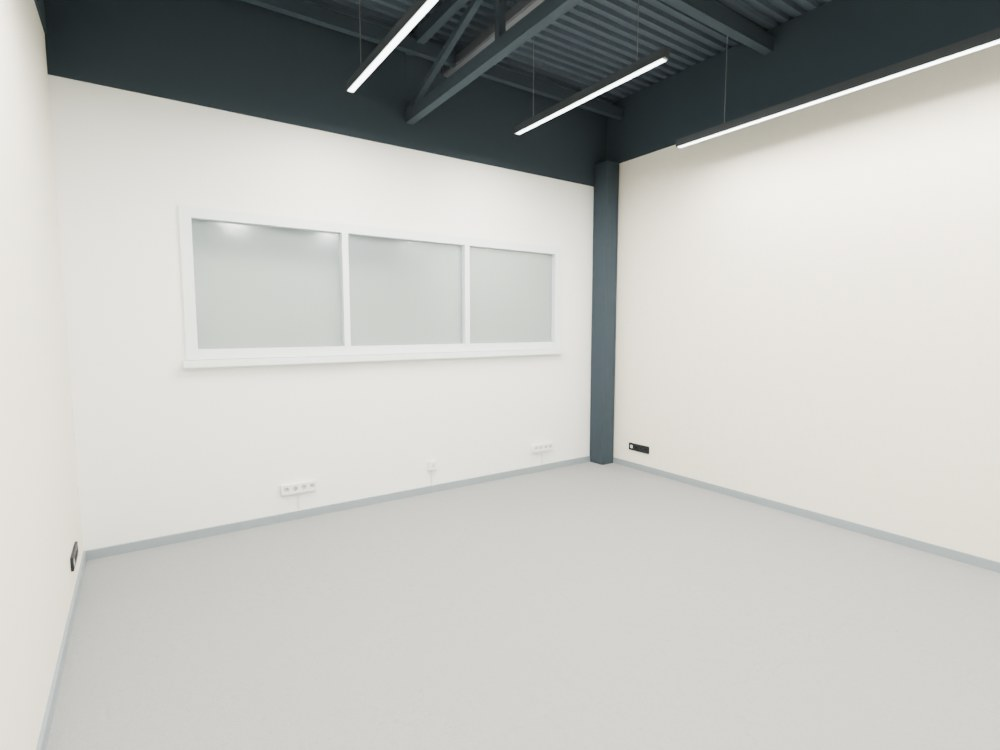
#> input picture assets-src/previews/concepts/preset-00-window.jpg, 1000 x 750 px; its folder holds 4 pictures in this run
$ python contact_sheet.py
#> lines starting #> are read from the running program, lines starting #| are printed output that depends on the picture
from PIL import Image,ImageDraw
from pathlib import Path
import sys
root=Path(__file__).resolve().parents[1]/'assets-src/previews/concepts'
all_presets=len(sys.argv)>1 and sys.argv[1]=='all'
start=0 if all_presets else int(sys.argv[1]) if len(sys.argv)>1 else 0
count=16 if all_presets else 8
out=Image.new('RGB',(1600,((count+3)//4)*520),(235,238,237));d=ImageDraw.Draw(out)
for k,i in enumerate(range(start,start+count)):
 for vi,view in enumerate(['window','door']):
  im=Image.open(root/f'preset-{i:02d}-{view}.jpg');im.thumbnail((390,240));x=(k%4)*400;y=(k//4)*520+vi*260;out.paste(im,(x,y));d.text((x+7,y+242),f'Preset {i} | {view}',fill=(25,35,35))
#> further down, im is the input picture: PIL image 1000x750 RGB; mean R, G, B 190.4, 190.7, 187.3
#> after `out.paste(im, (x, y))`:
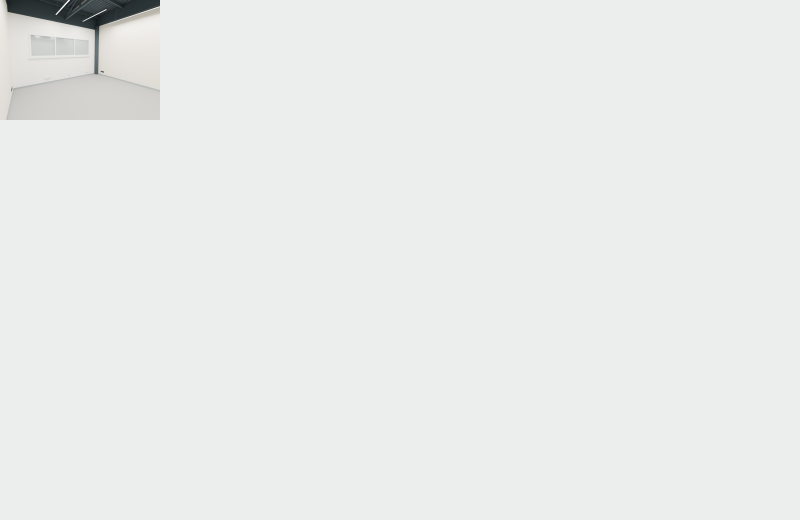
#> out: PIL image 1600x1040 RGB (shown at 1/2 size); mean R, G, B 232.9, 235.8, 234.7
#> pass 2 of the loop `for k,i in enumerate(range(start,start+count)):`:
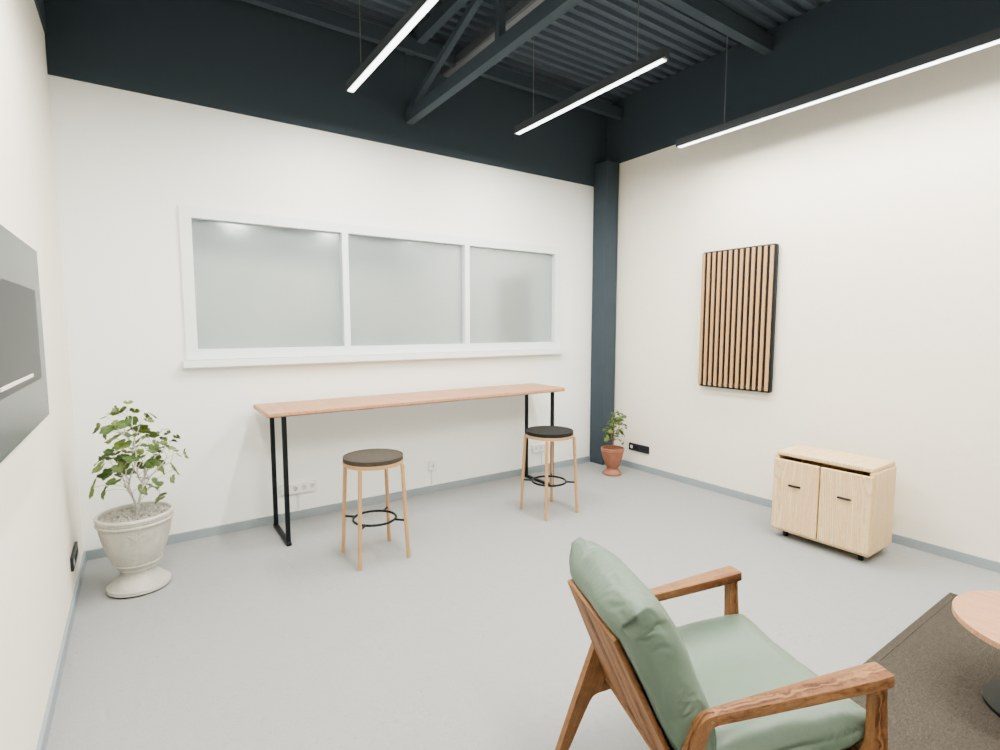
#> input picture assets-src/previews/concepts/preset-01-window.jpg, 1000 x 750 px
#> im is the input picture: PIL image 1000x750 RGB; mean R, G, B 177.7, 175.9, 169.9
#> im: PIL image 320x240 RGB
#> `out.paste(im, (x, y))`:
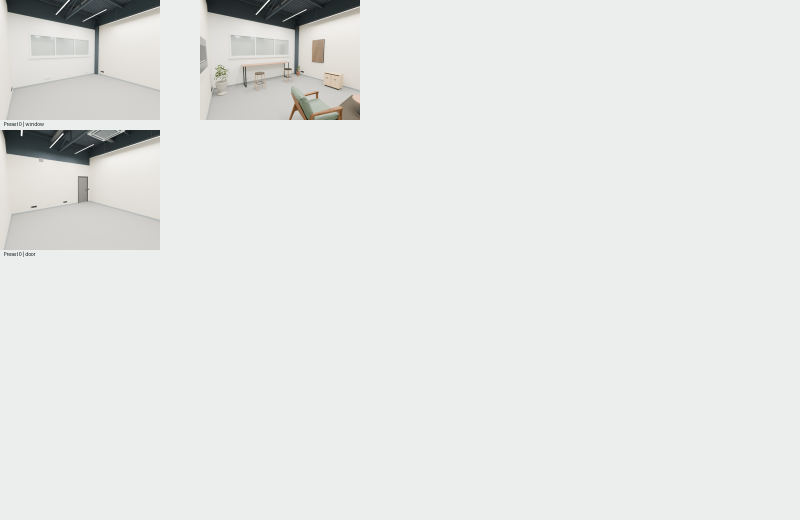
#> out: PIL image 1600x1040 RGB (shown at 1/2 size); mean R, G, B 228.1, 230.6, 229.1
#> (the run stopped early here; a loop or call above may not have finished)
